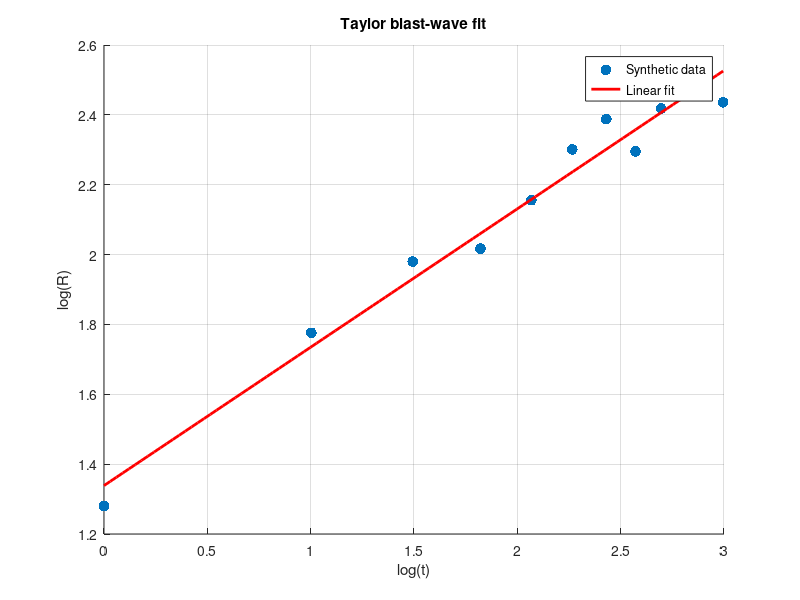

This figure's MATLAB source:
clear; clc; close all;

% Parameters
rho = 1.2;
C = 1;
E_true = 1000;

% Times
t = linspace(1,20,12);

% Exact blast radius
R_true = C * ((E_true .* t.^2 ./ rho)).^(1/5);

% Add 5% measurement noise
noise_level = 0.05;
R_obs = R_true .* (1 + noise_level*randn(size(R_true)));

% Log transform
x = log(t);
y = log(R_obs);

% Linear fit
p = polyfit(x,y,1);

slope_est = p(1);
intercept_est = p(2);

% Recover energy
E_est = rho * exp(5*intercept_est);

% Relative errors
slope_error = abs(slope_est-0.4)/0.4*100;
energy_error = abs(E_est-E_true)/E_true*100;

fprintf('Recovered slope = %.4f\n',slope_est);
fprintf('Recovered energy = %.2f\n',E_est);

fprintf('Slope error = %.2f %%\n',slope_error);
fprintf('Energy error = %.2f %%\n',energy_error);

% Plot
figure
scatter(x,y,60,'filled')
hold on

xfit = linspace(min(x),max(x),100);
yfit = polyval(p,xfit);

plot(xfit,yfit,'r','LineWidth',2)

xlabel('log(t)')
ylabel('log(R)')
title('Taylor blast-wave fit')
legend('Synthetic data','Linear fit','Location','best')

grid on

saveas(gcf,'blast_fit.png')
